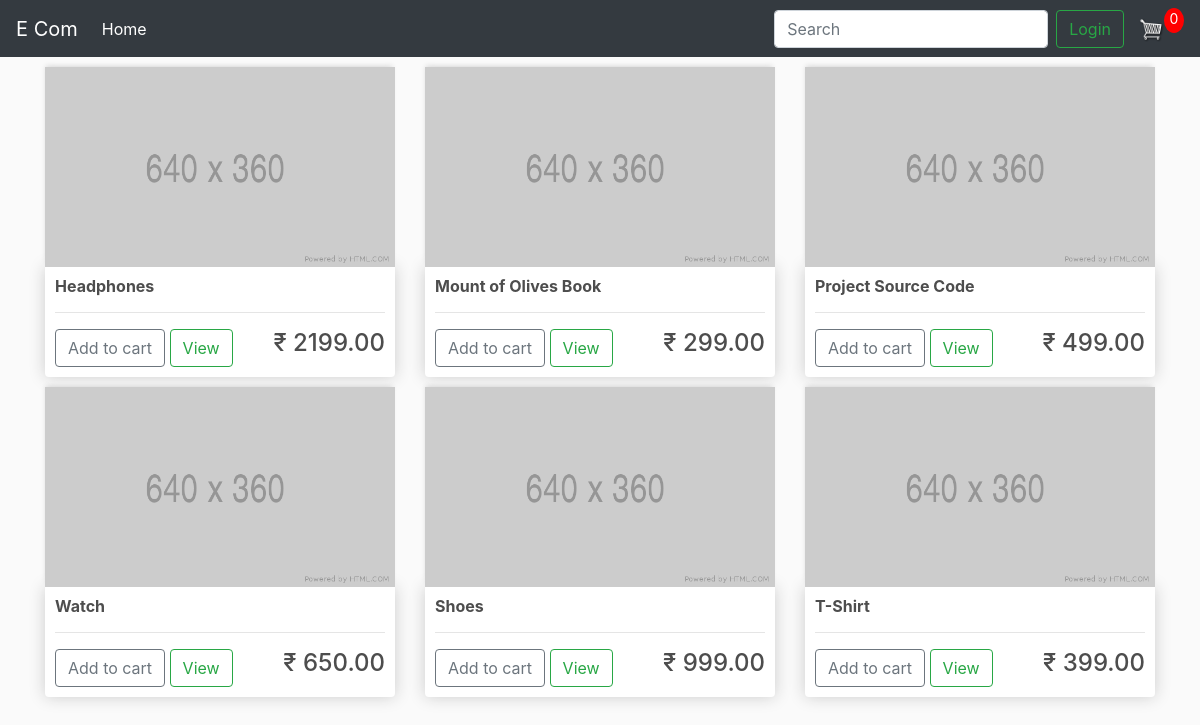
The page / on the database its author committed.
### store/models.py (models this page shows, shortened)
class Product(models.Model):
    name = models.CharField(max_length=255)
    price = models.FloatField()
    digital = models.BooleanField(default=False, null=True, blank=True)
    image = models.ImageField(null=True, blank=True)

### store/views.py (the view)
# urls.py: path('', include('store.urls')),
def store(request):
    products = Product.objects.all()
    context = {'products': products}
    return render(request, 'store/store.html', context)

### templates/store/store.html
{% extends 'base.html' %}
{% load static %}
{% block content %}
<div class="row">
    {% for product in products %}
    <div class="col-lg-4">
        <img class="thumbnail" src="{% static 'images/placeholder.png' %}" alt="placeholder">
        <div class="box-element product">
            <h6>
                <strong>{{ product.name }}</strong>
            </h6>
            <hr>
            <button class="btn btn-outline-secondary add-btn">Add to cart</button>
            <a class="btn btn-outline-success" href="#">View</a>
            <h4 class="store-price">&#x20B9; {{ product.price|floatformat:2 }}</h4>
        </div>
    </div>
    {% endfor %}
</div>
{% endblock content %}

### static/css/main.css (style rules this page uses)
body { background-color: hsl(0, 0%, 98%); }
h1,h2,h3,h4,h5,h6 { color:hsl(0, 0%, 30%); }
.store-price { display: inline-block; float: right; }
.box-element { box-shadow:hsl(0, 0%, 80%) 0 0 16px; background-color: #fff; border-radius: 4px; padding: 10px; }
.thumbnail { width: 100%; height: 200px; -webkit-box-shadow: -1px -3px 5px -2px rgba(214,214,214,1); -moz-box-shadow: -1px -3px 5px -2px rgba(214,214,214,1); box-shadow: -1px -3px 5px -2px rgba(214,214,214,1); }
.product { border-radius: 0 0 4px 4px; }
.col-lg-4, .col-lg-6, .col-lg-8, .col-lg-12 { margin-top: 10px; }

### rows shown on the page
Product: name "Headphones", price "2199.00"
Product: name "Mount of Olives Book", price "299.00"
Product: name "Project Source Code", price "499.00"
Product: name "Watch", price "650.00"
Product: name "Shoes", price "999.00"
Product: name "T-Shirt", price "399.00"
